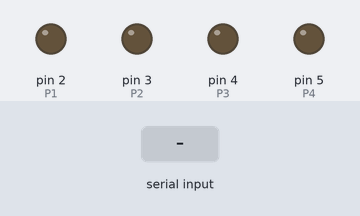
This sketch was run on a simulated Arduino Uno, built with avr-gcc and run on an emulated ATmega328P. Shown: output pins drawn as LEDs (lit = HIGH). Inputs (shaded band) come from the test bench. What the sketch prints to the serial monitor is not drawn.

Above: at 1.2 s.
1.3 s: "alloff#" received over Serial
At 2.5 s:
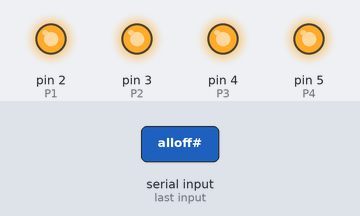
2.8 s: "allon#" received over Serial
At 3.8 s:
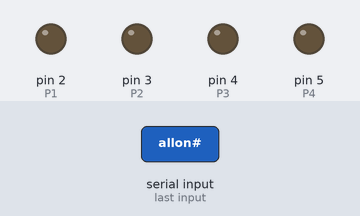
Timing chart, 0 to 5.8 s (numbered marks = the images above; inputs shaded):
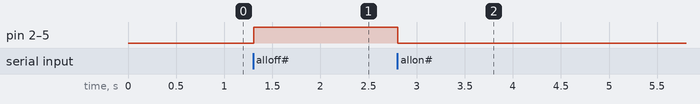

The sketch:

serial_com.ino
```cpp
#include <SoftwareSerial.h>

int byteBuff = 0;
bool b[4];
int p[4];

const int P1 = 2;
const int P2 = 3;
const int P3 = 4;
const int P4 = 5;

void setup() {
  pinMode(P1, OUTPUT);
  pinMode(P2, OUTPUT);
  pinMode(P3, OUTPUT);
  pinMode(P4, OUTPUT);
  p[0] = P1;
  p[1] = P2;
  p[2] = P3;
  p[3] = P4;

  // Open serial communications and wait for port to open:
  Serial.begin(9600);
  while (!Serial) {
    ; // wait for serial port to connect. Needed for native USB port only
  }


  Serial.println("Relay on duty!");
}

void loop() { // run over and over
  String message;
  int i;

  if (Serial.available()) {
    message = Serial.readStringUntil('#');
    byteBuff = Serial.read();
    if (message == "allon") {
      for (i = 0; i < 4; i++) {
        b[i] = false;
        digitalWrite(p[i], LOW);
      };
    }
    else if (message == "alloff") {
      for (i = 0; i < 4; i++) {
        b[i] = true;
        digitalWrite(p[i], HIGH);
      };
    }
    else if (message == "status") {
      String outputMessage = "";
      for (i = 0; i < 4; i++) {
        outputMessage+= b[i];
      };
      outputMessage += '#';
      Serial.println(outputMessage);
    }
    else if (message.startsWith("set")) {
      i = message[3] - '0';
      if (i < 1 || i > 4) {
        Serial.println("invalid index#");
      }
      i--;
      if (message.endsWith("off")) {
        b[i] = true;
        digitalWrite(p[i], HIGH);
      }
      else if (message.endsWith("on")) {
        b[i] = false;
        digitalWrite(p[i], LOW);
      }
    }
    else if (message.startsWith("toggle")) {
      i = message[6] - '0';
      if (i > 0 && i <= 4) {
        i--;
        b[i] = !b[i];
        if (b[i]) {
          digitalWrite(p[i], HIGH);
        }
        else {
          digitalWrite(p[i], LOW);
        }
      } else {
        Serial.println("invalid index#");
      }
    }
    else {
      Serial.println("message: '" + message + "' is invalid#");
    }
    Serial.readString();
    Serial.flush();
  }

  //Serial.println();
  //Serial.println(b);
  //Serial.write(Serial.read());

}
```

Measured:
- after the input at 1.3 s, pin 2 (P1), pin 3 (P2), pin 4 (P3), pin 5 (P4): LOW → HIGH at once
- after the input at 2.8 s, pin 2 (P1), pin 3 (P2), pin 4 (P3), pin 5 (P4): HIGH → LOW at once
